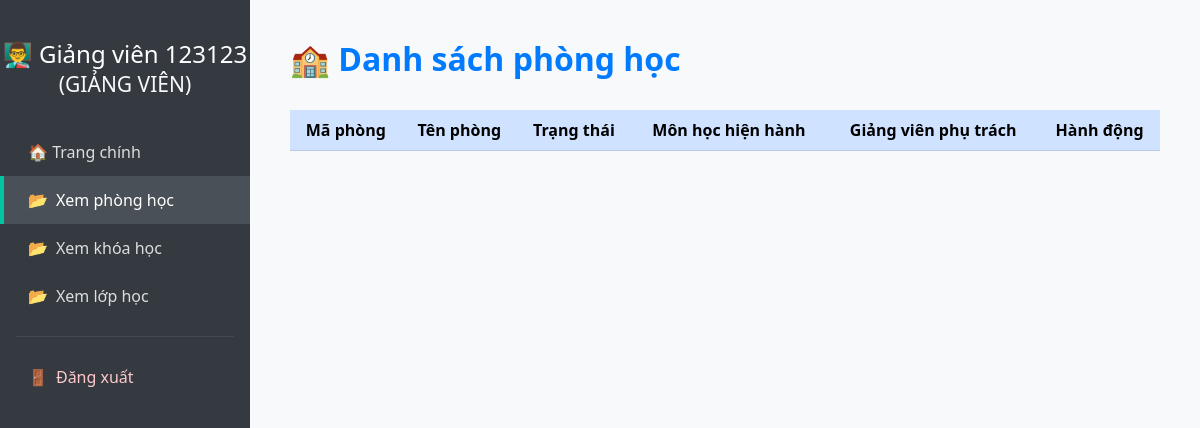
/view-rooms (signed in), run on an earlier commit of the app's database.
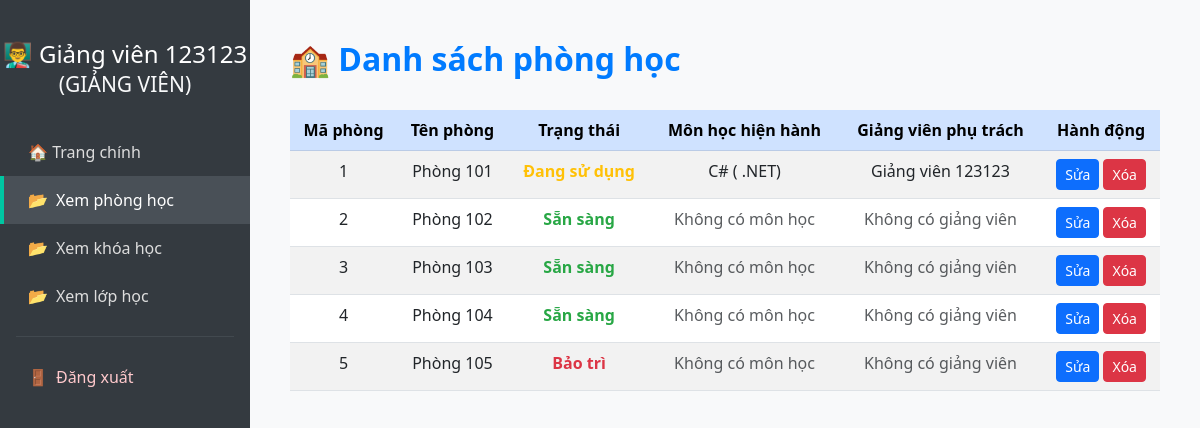
And on a later commit of the database.
### tables this page shows
CREATE TABLE users (
            id INTEGER PRIMARY KEY AUTOINCREMENT,
            full_name TEXT NOT NULL,
            email TEXT NOT NULL UNIQUE,
            password TEXT NOT NULL,
            role TEXT NOT NULL CHECK (role IN ('student', 'teacher', 'admin')),
            dob DATE,                
            phone TEXT,             
            gender TEXT CHECK (gender IN ('male', 'female', 'other')), 
            cccd TEXT              
        );

CREATE TABLE rooms (
            id INTEGER PRIMARY KEY AUTOINCREMENT,
            name TEXT NOT NULL UNIQUE,
            status TEXT NOT NULL CHECK (status IN ('available', 'occupied', 'maintenance'))
        );

### app.py (the view)
@app.route('/view-rooms')
@login_required
def view_rooms():
    conn = sqlite3.connect('database.db')
    cursor = conn.cursor()
    query = """
        select r.id, r.name, r.status, co.name as course_name, u.full_name as teacher_name
        from rooms r
        left join classes c on r.id = c.room_id
        left join courses co on c.course_id = co.id
        left join users u on c.teacher_id = u.id
        group by r.id
    """
    rooms = cursor.execute(query).fetchall()
    conn.close()
    return render_template('view_rooms.html', rooms=rooms, user =current_user)

### app.py (called while the page is built)
@login_manager.user_loader
def load_user(user_id):
    conn = sqlite3.connect('database.db')
    cursor = conn.cursor()
    cursor.execute("SELECT id, full_name, email, role FROM users WHERE id = ?", (user_id,))
    row = cursor.fetchone()
    conn.close()
    if row:
        return User(*row)
    return None

### templates/view_rooms.html (shortened to what this page needs)
<!DOCTYPE html>
<html lang="vi">
<head>
  <link href="https://cdn.jsdelivr.net/npm/bootstrap@5.3.0/dist/css/bootstrap.min.css" rel="stylesheet">
</head>
<body>
<div class="sidebar">
  {%if user.role == 'admin' %}
    <h4>🎓 {{ user.full_name }}<br><small class="text-light">(ADMIN)</small></h4>
  {% elif user.role == 'teacher' %}
    <h4>👨‍🏫 {{ user.full_name }}<br><small class="text-light">(GIẢNG VIÊN)</small></h4>
  {% else %}
    <h4>👩‍🎓 {{ user.full_name }}<br><small class="text-light">(Sinh viên)</small></h4>
  {% endif %}
  <a href="/dashboard" >🏠 Trang chính</a>
  <a href="{{ url_for('view_rooms') }}" class="active"><span class="icon">📂</span>Xem phòng học</a>
  <a href="{{ url_for('view_courses') }}"><span class="icon">📂</span>Xem khóa học</a>
  <a href="{{ url_for('view_classes') }}" ><span class="icon">📂</span>Xem lớp học</a>
  <hr class="text-secondary mx-3">
  <a href="{{ url_for('logout') }}" class="logout-link"><span class="icon">🚪</span>Đăng xuất</a>
</div>
<div class="main-content">
  <h2>🏫 Danh sách phòng học</h2>
  <div class="table-responsive">
    <table class="table table-striped table-hover">
      <thead class="table-primary">
        <tr>
          <th>Mã phòng</th>
          <th>Tên phòng</th>
          <th>Trạng thái</th>
          <th>Môn học hiện hành</th>
          <th>Giảng viên phụ trách</th>
          <th>Hành động</th>
        </tr>
      </thead>
      <tbody>
        {% for room in rooms %}
        <tr>
          <td>{{ room[0] }}</td>
          <td>{{ room[1] }}</td>
          <td>
            {% if room[2] == 'available' %}
              <span class="status-available">Sẵn sàng</span>
            {% elif room[2] == 'occupied' %}
              <span class="status-occupied">Đang sử dụng</span>
            {% elif room[2] == 'maintenance' %}
              <span class="status-maintenance">Bảo trì</span>
            {% else %}
              {{ room[2] }}
            {% endif %}
          </td>
          <td>
            {% if room[3] %}
              {{ room[3] }}
            {% else %}
              <span class="text-muted">Không có môn học</span>
            {% endif %}
          </td>
          <td>
            {% if room[4] %}
              {{ room[4] }}
            {% else %}
              <span class="text-muted">Không có giảng viên</span>
            {% endif %}
          </td>
          <th>
            <a href="{{ url_for('edit_room', room_id=room[0]) }}" class="btn btn-sm btn-primary">Sửa</a>
            <form method="POST" action="{{ url_for('delete_room', room_id=room[0]) }}" style="display:inline;">
              <button type="submit" class="btn btn-sm btn-danger" onclick="return confirm('Bạn có chắc chắn muốn xóa phòng này?');">Xóa</button>
            </form>
        </tr>
        {% endfor %}
      </tbody>
    </table>
  </div>
</div>
</body>
</html>

### templates/view_rooms.html (style rules this page uses)
body { margin: 0; font-family: 'Segoe UI', sans-serif; background: #f8f9fa; }
.sidebar { width: 250px; min-height: 100vh; background: #343a40; padding-top: 40px; position: fixed; left: 0; top: 0; }
.sidebar a { display: block; padding: 12px 24px; color: #ddd; text-decoration: none; border-left: 4px solid transparent; transition: all 0.2s ease-in-out; }
.sidebar h4 { color: #fff; text-align: center; margin-bottom: 30px; }
.sidebar a:hover, .sidebar a.active { background: #495057; border-left: 4px solid #00c6a2; color: #fff; }
.sidebar .icon { margin-right: 8px; }
.logout-link { color: #ffc9cc !important; }
.main-content { margin-left: 250px; padding: 40px; }
h2 { font-weight: bold; margin-bottom: 32px; color: #007bff; }
.table th { font-weight: 600; text-align: center; }
.table td { text-align: center; }
.status-available { color: #28a745; font-weight: 600; }
.status-occupied { color: #ffc107; font-weight: 600; }
.status-maintenance { color: #dc3545; font-weight: 600; }

What changed in the data, as far as the page shows it:
added rooms: id "1", name "Phòng 101", status "Đang sử dụng", room "C# ( .NET)", room "Giảng viên 123123"
added rooms: id "2", name "Phòng 102", status "Sẵn sàng", shows "Không có môn học", shows "Không có giảng viên"
added rooms: id "3", name "Phòng 103", status "Sẵn sàng", shows "Không có môn học", shows "Không có giảng viên"
added rooms: id "4", name "Phòng 104", status "Sẵn sàng", shows "Không có môn học", shows "Không có giảng viên"
added rooms: id "5", name "Phòng 105", status "Bảo trì", shows "Không có môn học", shows "Không có giảng viên"
